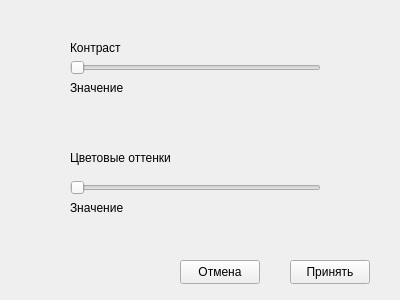
<?xml version="1.0" encoding="UTF-8"?>
<ui version="4.0">
 <class>huesaturation</class>
 <widget class="QWidget" name="huesaturation">
  <property name="geometry">
   <rect>
    <x>0</x>
    <y>0</y>
    <width>400</width>
    <height>300</height>
   </rect>
  </property>
  <property name="windowTitle">
   <string>Form</string>
  </property>
  <widget class="QSlider" name="HuelSlider">
   <property name="geometry">
    <rect>
     <x>70</x>
     <y>180</y>
     <width>251</width>
     <height>16</height>
    </rect>
   </property>
   <property name="orientation">
    <enum>Qt::Horizontal</enum>
   </property>
  </widget>
  <widget class="QLabel" name="label">
   <property name="geometry">
    <rect>
     <x>70</x>
     <y>40</y>
     <width>81</width>
     <height>16</height>
    </rect>
   </property>
   <property name="text">
    <string>Контраст</string>
   </property>
  </widget>
  <widget class="QLabel" name="label_2">
   <property name="geometry">
    <rect>
     <x>70</x>
     <y>150</y>
     <width>111</width>
     <height>16</height>
    </rect>
   </property>
   <property name="text">
    <string>Цветовые оттенки</string>
   </property>
  </widget>
  <widget class="QSlider" name="SaturationSlider">
   <property name="geometry">
    <rect>
     <x>70</x>
     <y>60</y>
     <width>251</width>
     <height>16</height>
    </rect>
   </property>
   <property name="orientation">
    <enum>Qt::Horizontal</enum>
   </property>
  </widget>
  <widget class="QPushButton" name="AcceptButton">
   <property name="geometry">
    <rect>
     <x>290</x>
     <y>260</y>
     <width>80</width>
     <height>24</height>
    </rect>
   </property>
   <property name="text">
    <string>Принять</string>
   </property>
  </widget>
  <widget class="QPushButton" name="CancelButton">
   <property name="geometry">
    <rect>
     <x>180</x>
     <y>260</y>
     <width>80</width>
     <height>24</height>
    </rect>
   </property>
   <property name="text">
    <string>Отмена</string>
   </property>
  </widget>
  <widget class="QLabel" name="label_3">
   <property name="geometry">
    <rect>
     <x>150</x>
     <y>80</y>
     <width>71</width>
     <height>16</height>
    </rect>
   </property>
   <property name="text">
    <string/>
   </property>
  </widget>
  <widget class="QLabel" name="label_4">
   <property name="geometry">
    <rect>
     <x>150</x>
     <y>200</y>
     <width>71</width>
     <height>16</height>
    </rect>
   </property>
   <property name="text">
    <string/>
   </property>
  </widget>
  <widget class="QLabel" name="label_5">
   <property name="geometry">
    <rect>
     <x>70</x>
     <y>80</y>
     <width>61</width>
     <height>16</height>
    </rect>
   </property>
   <property name="text">
    <string>Значение</string>
   </property>
  </widget>
  <widget class="QLabel" name="label_6">
   <property name="geometry">
    <rect>
     <x>70</x>
     <y>200</y>
     <width>61</width>
     <height>16</height>
    </rect>
   </property>
   <property name="text">
    <string>Значение</string>
   </property>
  </widget>
 </widget>
 <resources/>
 <connections/>
</ui>
